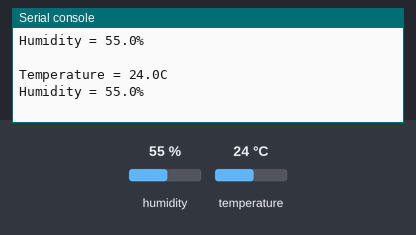
Bench run of a program on a simulated ESP32 board running MicroPython. Parts: the last lines printed to the serial console. Inputs (shaded band) come from the test bench; at power-on: humidity 55 %, temperature 24 °C.

Above: at 1.2 s.
1.3 s: humidity set to 22 %
At 1.85 s:
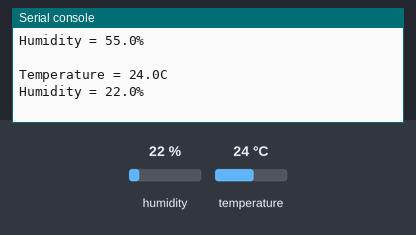
2.8 s: temperature set to 12 °C
At 3.14 s:
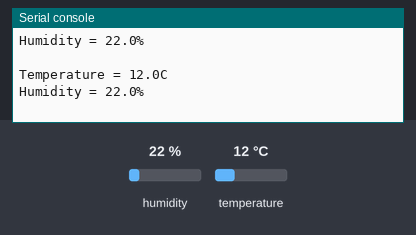
4.3 s: humidity set to 40 %
At 4.76 s:
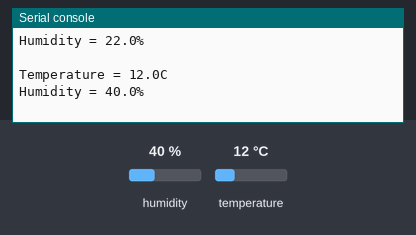
Timing chart, 0 to 7.3 s (numbered marks = the images above; inputs shaded):
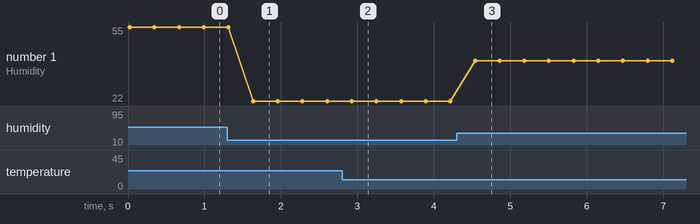

Measured:
- after the input at 1.3 s, the serial console: prints a new line after 0.34 s (image 1)
- after the input at 2.8 s, the serial console: prints a new line after 0.13 s (image 2)
- after the input at 4.3 s, the serial console: prints a new line after 0.24 s (image 3)
- plotted number 1: 55 → 22 after the input at 1.3 s, 22 → 40 after the input at 4.3 s

The program:

221022-dht.py
```python
''' 使用dht模块操纵温度湿度传感器 '''
from machine import Pin
import dht
import time
sensor = dht.DHT11(Pin(5))
while True:
    try:
        sensor.measure()            # 调用温湿度传感器进行测量
        temp = sensor.temperature() # 温度
        hum = sensor.humidity()     # 湿度
        print('Temperature = {:3.1f}C\nHumidity = {:3.1f}%\n'.format(temp,hum))
        time.sleep(0.3)
    except OSError:      # 错误处理
        print('Failed to read sensor.')
```
